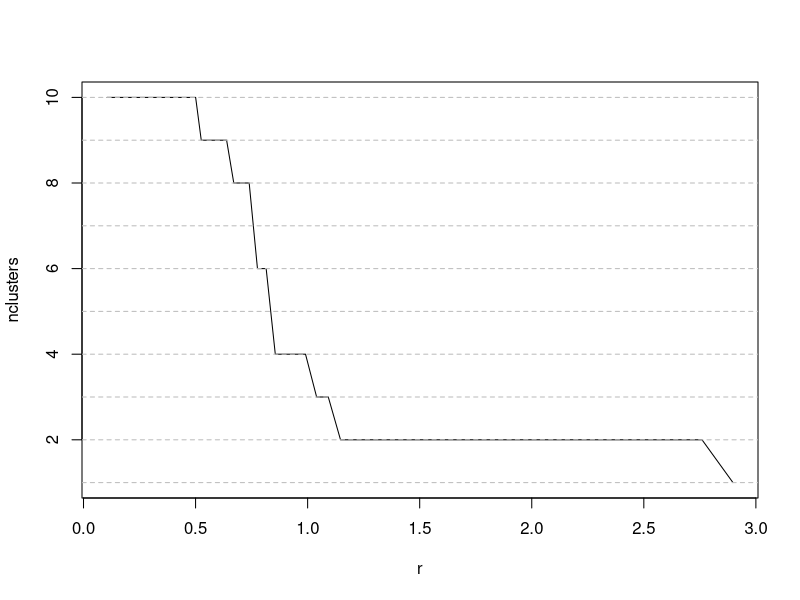

Recreate this plot in R.
# one more

rm(list = ls())
cat('\014')
# functions ---------------------------------------------------------------

mydist = function(x,y){
  return(sqrt(sum((x-y)^2)))
}

myprint = function(x,y){
  print(paste0(x,  paste0(y, collapse = " ")))
}

overlap = function(x, r, df){
  tmp = apply(df, 1, mydist, y = x)
  # tmp = tmp < r & tmp != 0
  tmp = tmp < r
  return(tmp)
}

orthog = function(y, x){
  # x matrix, y vector
  out = apply(x, 2, function(x, y) x %*% y, y = y)
  return(out)
}

rec.count.mat = function(set = 1, mat){
  olset = c(set, unlist(lapply(set, function(x,y) which(orthog(y[,x], y) != 0), y = mat)))
  olset = unique(olset)
  (what = olset %in% set)
  if(all(what)){
    # print.noquote(olset)
    return(sort(olset, decreasing = F))
  }
  set = rec.count.mat(mat, set = olset)
}

clusters = function(x){
  # x matrix of pts in range
  b = list()
  j = 0
  for(i in 1:ncol(x)){
    j = j + 1
    b[[j]] = rec.count.mat(set = i, x)
    b = unique(b)
    b[unlist(lapply(b, is.null))] = NULL
  }
  names(b) = paste0('clstr', 1:length(b))
  return(b)
}


# data --------------------------------------------------------------------

df = iris[, 1:4]
df = as.matrix(df)
resp = iris$Species

# df = OrchardSprays[,1:3]
# resp = OrchardSprays$treatment



# parameters --------------------------------------------------------------

N = .5 * nrow(df) # number of spheres
r = .1 # initial radius
dr = 1.05 # delta radius
nclusters = NULL
maxrun = 200



# count chain -------------------------------------------------------------

x = sample(1:nrow(df), 10, replace = F) # spheres



run = 0
cond = T
while(cond){
  run = run + 1
  cat('--------------------\n')
  cat(paste0('Run: ', run, '\n'))
  
  # tmp = apply(df, 1, mydist, y = x)
  sets = apply(df[x,], 1, overlap, r = r[length(r)], df = df[x,])
  if(is.list(sets)){
    names(sets) = paste0('pt', x)
  }
  if(is.matrix(sets)){
    colnames(sets) = paste0('pt', x)
    rownames(sets) = paste0('pt', x)
  }

  # resulsts
  r = c(r, r[length(r)] * dr)
  nclusters = c(nclusters, length(clusters(sets))) # old
  
  # rm(sets)
  print(nclusters[length(nclusters)])
  
  # condition
  if(run > maxrun){
    cat(paste0('Maximum iteration ', maxrun, ' reached.\n'))
    cond = F
  }
  if(nclusters[length(nclusters)] == 1){
    cat('Entire data set wrapped. One cluster.\n')
    cond = F
  }
  
  # readline('next:')
}

r = r[-1]

# explore -----------------------------------------------------------------

plot(r, nclusters, type = 'l')
abline(h = 1:N, col = 'grey', lty = 2)
# text(x = mean(par('usr')[1:2]), y = nclusters[length(nclusters)],
#      labels = paste0('Final # clusters ', nclusters[length(nclusters)]), col = 2)
nclusters[length(nclusters)]

